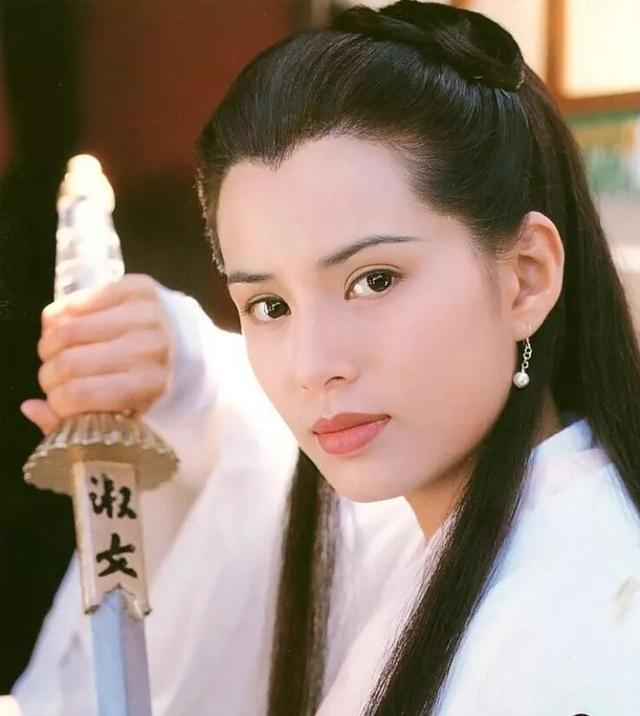
#> input picture 026-image/lrt.jpg, 640 x 716 px
$ python main.py
#> lines starting #> are read from the running program, lines starting #| are printed output that depends on the picture
from PIL import Image

# 读取图像获得Image对象
image = Image.open('../lrt.jpg')
#> image is the input picture: PIL image 640x716 RGB; mean R, G, B 149.9, 131.3, 118

# 通过Image对象的crop方法指定剪裁区域剪裁图像
image.crop((80, 20, 310, 360)).show()
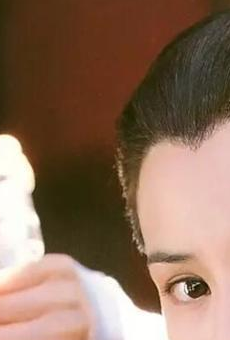
#> shown: PIL image 230x340 RGB; mean R, G, B 139, 110, 90.2
